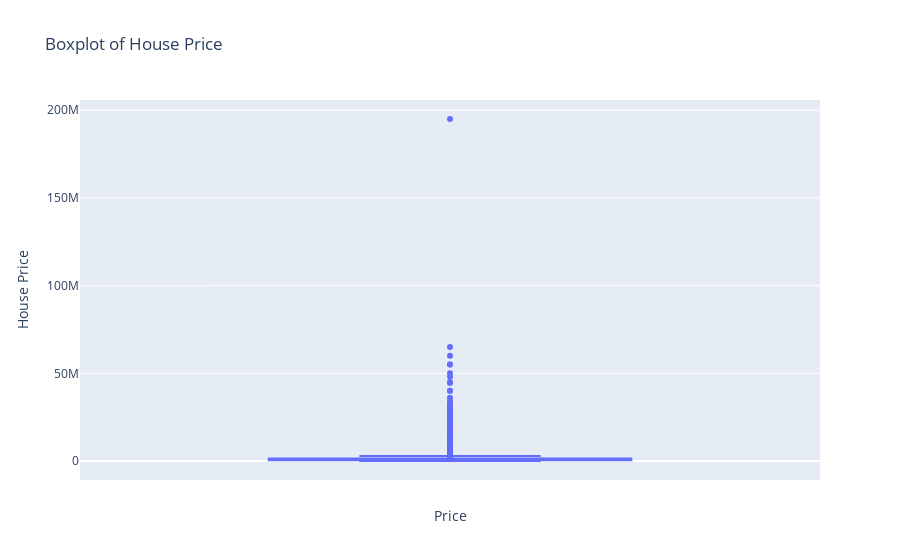

Notebook cell for this chart:
### Code cell
import plotly.express as px

fig = px.box(df, y='PRICE', title='Boxplot of House Price')
fig.update_layout(xaxis_title='Price', yaxis_title='House Price')
fig.show()

### Figure 1 — Plotly figure (JSON) as saved in the notebook; plotly's stock layout.template omitted (floating-point values rounded to 4 significant figures; data arrays with more than 128 entries replaced by an {"elided": "..."} marker saying what was removed)
{"data": [{"alignmentgroup": "True", "hovertemplate": "PRICE=%{y}<extra></extra>", "legendgroup": "", "marker": {"color": "#636efa"}, "name": "", "notched": false, "offsetgroup": "", "orientation": "v", "showlegend": false, "type": "box", "x0": " ", "xaxis": "x", "y": {"elided": "4437 int values"}, "y0": " ", "yaxis": "y"}], "layout": {"boxmode": "group", "legend": {"tracegroupgap": 0}, "title": {"text": "Boxplot of House Price"}, "xaxis": {"anchor": "y", "domain": [0, 1], "title": {"text": "Price"}}, "yaxis": {"anchor": "x", "domain": [0, 1], "title": {"text": "House Price"}}}}
